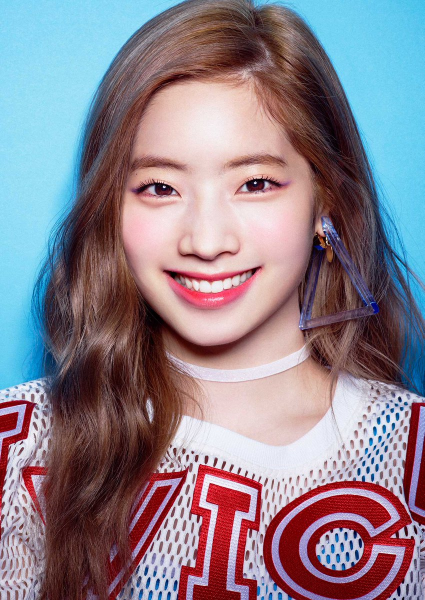
#> input picture dataset/train/Dahyun/3.jpg, 849 x 1200 px (shown at 1/2 size); its folder holds only this picture in this run
$ python main.py
#> lines starting #> are read from the running program, lines starting #| are printed output that depends on the picture
import cv2
import os
import numpy as np
import matplotlib.pyplot as plt

def get_path_list(root_path):
    '''
        To get a list of path directories from root path

        Parameters
        ----------
        root_path : str
            Location of root directory

        Returns
        -------
        list
            List containing the names of each person
    '''

    return os.listdir(root_path)

def get_test_names(root_path):
    '''
        To get a list of file (perosn) names from root path

        Parameters
        ----------
        root_path : str
            Location of root directory

        Returns
        -------
        list
            List containing the names of each person
    '''
    names = list()

    for filename in os.listdir(root_path):
        names.append(filename.split('_')[0])

    return names


def get_class_id(root_path, train_names):
    '''
        To get a list of train images and a list of image classes id

        Parameters
        ----------
        root_path : str
            Location of images root directory
        train_names : list
            List containing the names of the train sub-directories

        Returns
        -------
        list
            List containing all image in the train directories
        list
            List containing all image classes id
    '''
#> called with root_path = 'dataset/train'

    images_list = list()
    classes_list = list()
    for index, class_name in enumerate(train_names):

        class_path = root_path + '/' + class_name
        images_path_list = [ class_path + '/' + filename for filename in os.listdir(class_path)]

        for image_path in images_path_list:
            img = cv2.imread(image_path)
#> img is the input picture: shape (1200, 849, 3); mean B, G, R 140, 129.2, 140.1
            images_list.append(img)
            classes_list.append(index)

    return images_list,classes_list


def detect_train_faces_and_filter(image_list, image_classes_list):
    '''
        To detect a face from given image list and filter it if the face on
        the given image is less than one

        Parameters
        ----------
        image_list : list
            List containing all loaded images
        image_classes_list : list
            List containing all image classes id

        Returns
        -------
        list
            List containing all filtered and cropped face images in grayscale
        list
            List containing all filtered image classes id
    '''

    face_cascade = cv2.CascadeClassifier(cv2.data.haarcascades + 'haarcascade_frontalface_default.xml')

    eye_cascade = cv2.CascadeClassifier(cv2.data.haarcascades + 'haarcascade_eye.xml')

    filtered_images_list = list()
    filtered_classes_list = list()


    for index, image in enumerate(image_list):

        # # preview the image
        # plt.title('Before Grayscaled')
        # plt.imshow(cv2.cvtColor(image, cv2.COLOR_BGR2RGB ))
        # plt.show()

        image_gray = cv2.cvtColor(image, cv2.COLOR_BGR2GRAY)

        # # preview the grayscaled image
        # plt.title('After Grayscaled')
        # plt.imshow(image_gray, cmap='gray')
        # plt.show()

        detected_faces = face_cascade.detectMultiScale(image_gray,scaleFactor=1.2,minNeighbors=5)

        if len(detected_faces) < 1:
            # # show the image that has no face detected
            # plt.title('No Faces Detected')
            # plt.imshow(image_gray, cmap='gray')
            # plt.show()
            continue

        for (x,y,w,h) in detected_faces:

            # [8 lines of commented-out code are left out]

            cropped_faces = image_gray[y:y+h, x:x+w]


            eyes = eye_cascade.detectMultiScale(cropped_faces)

            #face is detected but not the eye, so it's most probably there's a mistake with the face cascade.
            if( len(eyes) < 1):


                # # show the face with no eyes detected
                # plt.title('Face Detected, But No Eyes Not Detected: ')
                # plt.imshow(cropped_faces, cmap='gray')
                # plt.show()
                continue
            else:

                # [15 lines of commented-out code are left out]


                filtered_images_list.append(cropped_faces)
                filtered_classes_list.append(image_classes_list[index])


    return filtered_images_list, filtered_classes_list


# [50 lines left out: function detect_test_faces_and_filter, not called in this run]


def train(train_face_grays, image_classes_list):
    '''
        To create and train face recognizer object

        Parameters
        ----------
        train_face_grays : list
            List containing all filtered and cropped face images in grayscale
        image_classes_list : list
            List containing all filtered image classes id

        Returns
        -------
        object
            Recognizer object after being trained with cropped face images
    '''

    face_recognizer = cv2.face.LBPHFaceRecognizer_create()
    face_recognizer.train(train_face_grays, np.array(image_classes_list))

    return face_recognizer

# [122 lines left out: functions get_test_images_data, predict, draw_prediction_results, combine_and_show_result, not called in this run]

'''
You may modify the code below if it's marked between

-------------------
Modifiable
-------------------

and

-------------------
End of modifiable
-------------------
'''

if __name__ == "__main__":

    '''
        Please modify train_root_path value according to the location of
        your data train root directory

        -------------------
        Modifiable
        -------------------
    '''
    train_root_path = "dataset/train"
    '''
        -------------------
        End of modifiable
        -------------------
    '''

    train_names = get_path_list(train_root_path)
    train_image_list, image_classes_list = get_class_id(train_root_path, train_names)
#> train_image_list = 2 items; image_classes_list = [0, 1]
    train_face_grays, filtered_classes_list = detect_train_faces_and_filter(train_image_list, image_classes_list)
#> the loop in detect_train_faces_and_filter, `for index, image in enumerate(image_list):  # # preview the image # pl..` made 2 passes
#> detected_faces on passes 1 to 2: [[171, 170, 512, 512]], [[273, 159, 214, 214]]
#> pass 1, in detect_train_faces_and_filter, `image_gray = cv2.cvtColor(image, cv2.COLOR_BGR2GRAY)`:
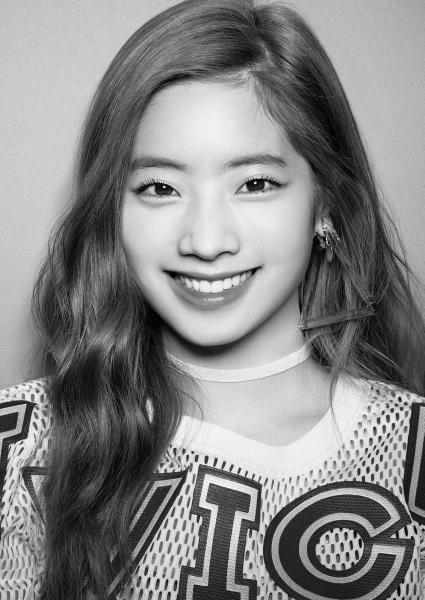
#> image_gray: shape (1200, 849) (shown at 1/2 size); min 0, max 255, mean 133.7
#> pass 2, in detect_train_faces_and_filter, `image_gray = cv2.cvtColor(image, cv2.COLOR_BGR2GRAY)`:
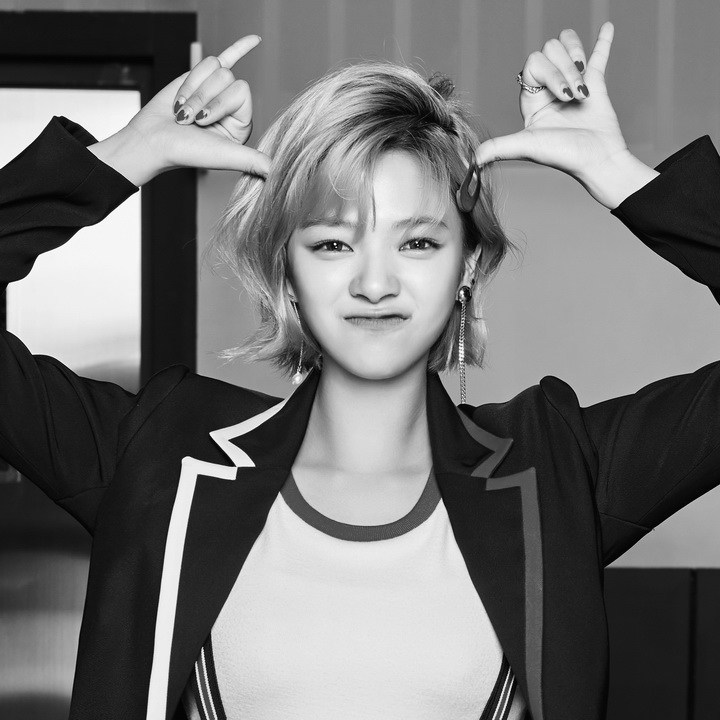
#> image_gray: shape (720, 720); min 0, max 255, mean 115.5
#> after the loop in detect_train_faces_and_filter, `for index, image in enumerate(image_list):`:
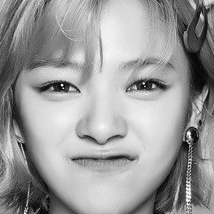
#> cropped_faces: shape (214, 214); min 1, max 251, mean 153.8
#> after the loop in detect_train_faces_and_filter, `for index, image in enumerate(image_list):`: filtered_images_list = 2 items
#> train_face_grays = 2 items; filtered_classes_list = [0, 1]
    recognizer = train(train_face_grays, filtered_classes_list)

    '''
        Please modify train_root_path value according to the location of
        your data train root directory

        -------------------
        Modifiable
        -------------------
    '''
    test_root_path = "dataset/test"
    '''
        -------------------
        End of modifiable
        -------------------
    '''

    test_names = get_test_names(test_root_path)
#> (the run stopped early here; a loop or call above may not have finished)
